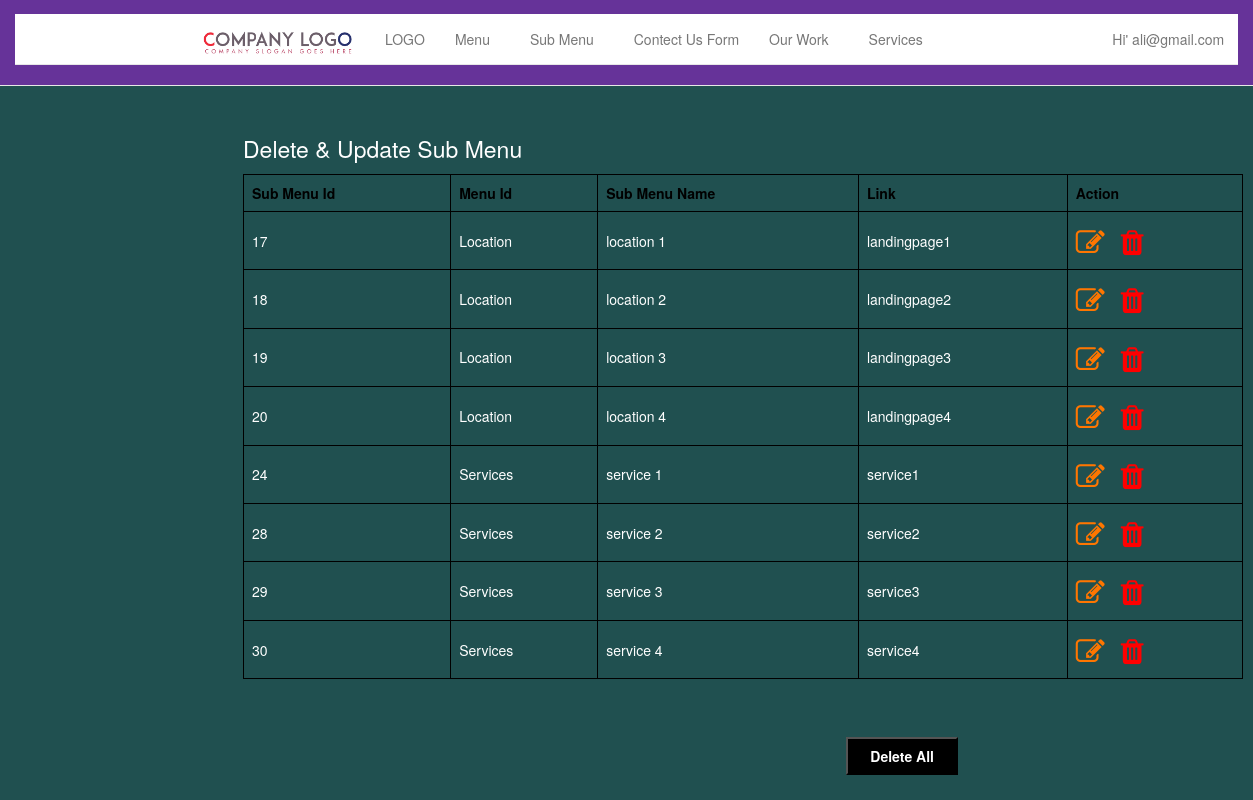
The page /admin/mange_sub_manu.php (signed in) on the database its author committed.
### tables this page shows
CREATE TABLE `users` (
  `userId` int(11) NOT NULL,
  `userName` varchar(30) NOT NULL,
  `userEmail` varchar(60) NOT NULL,
  `userPass` varchar(255) NOT NULL
);

CREATE TABLE `sub_manu` (
  `sub_manu_id` int(11) NOT NULL,
  `manu_id` int(11) NOT NULL,
  `sub_manu_name` varchar(20) NOT NULL,
  `sub_manu_link` varchar(30) NOT NULL
);

CREATE TABLE `manu` (
  `manu_id` int(11) NOT NULL,
  `manu_name` varchar(100) NOT NULL,
  `manu_icon` varchar(150) NOT NULL,
  `manu_icon_last` varchar(30) NOT NULL,
  `manu_link` varchar(30) NOT NULL
);

### admin/mange_sub_manu.php (the view, shortened to what this page needs)
<?php
include "config.php";
include "header.php";
?>
<!DOCTYPE html>
<html>
<head>
<link rel="stylesheet" href="https://cdnjs.cloudflare.com/ajax/libs/font-awesome/4.7.0/css/font-awesome.min.css">
</head>
<body>
<table style="width:1000px;  margin:125px 243px; ">
<caption style="color: #fff; font-size: 23px;">Delete & Update Sub Menu </caption>
<tr>
	<th>Sub Menu Id</th>
	<th>Menu Id</th>
	<th>Sub Menu Name</th>
	<th>Link</th>
	<th>Action</th>
</tr>
								<?php
									  $sql ="SELECT a.*, b.* FROM sub_manu a, manu b WHERE a.manu_id=b.manu_id";
									  $result = $conn->query($sql);
									  if ($result->num_rows > 0) {
									  while($row = $result->fetch_assoc()) {
									  $sub_manu_id 		= $row["sub_manu_id"];
									  $sub_manu_name 	= $row["sub_manu_name"];
									  $sub_manu_link	= $row['sub_manu_link'];
									  $manu_name		= $row['manu_name'];
								?>
					<tr>
						<td><?php echo $sub_manu_id; ?></td>
						<td><?php echo $manu_name; ?></td>
						<td><?php echo $sub_manu_name; ?> </td>
						<td><?php echo $sub_manu_link ?></td>
						<td>
							<a href="update_sub_manu.php?id=<?php echo $sub_manu_id; ?>"  style=" font-size: 29px;"><i class="fa fa-pencil-square-o" aria-hidden="true" style="color: #ff7600;"></i></a>
							<a href="del_sub_manu.php?id=<?php echo $sub_manu_id; ?>" onClick="return do_confirm();" style="margin-left:12px; font-size: 29px;"><i class="fa fa-trash" aria-hidden="true" style="color: red;"></i></a>
						</td>
					</tr>
					<?php }} ?>
</table>
					<?php
						$sql ="SELECT * FROM sub_manu ";
					    $result = $conn->query($sql);
						if ($result->num_rows > 0) {
						  while($row = $result->fetch_assoc()) {
						  $sub_manu_id = $row["sub_manu_id"];
				  ?>
						<a href="all_del_sub_manu.php?id=<?php echo $sub_manu_id; ?>" onClick="return do_confirm();">
							<input type="submit" name="submit" value="Delete All"  style="background-color: #000; color: #fff;">
						</a>
					<?php }} ?>
</body>
</html>

### admin/header.php (shortened to what this page needs)
<?php
	require_once 'dbconnect.php';
	$res=mysqli_query($conn,"SELECT * FROM users WHERE userId=".$_SESSION['user']);
	$userRow=mysqli_fetch_array($res);
?>
<!DOCTYPE html>
<html>
<head>
<link rel="stylesheet" href="assets/css/bootstrap.min.css" type="text/css"  />
<link rel="stylesheet" href="style.css" type="text/css" />
<link rel="stylesheet" href="https://cdnjs.cloudflare.com/ajax/libs/font-awesome/4.7.0/css/font-awesome.min.css">
</head>
<body style="background-color:rgb(32, 80, 80);">
	<nav class="navbar navbar-default navbar-fixed-top">
      <div class="container-fluid" style="    background: rebeccapurple;">
        <div class="navbar-header">
          <a class="navbar-brand" href="home.php"><img src="1.png"     width="169px"></a>
        </div>
        <div id="navbar" class="navbar-collapse collapse dropdown" style="margin-top:14px;">
			<div id="navbar">
					  <nav class="navbar navbar-default navbar-static-top" role="navigation">
						<div class="navbar-header">
						  <a class="navbar-brand"href="home.php"><img src="1.png" width="156px"></a>
						</div>
						<div class="collapse navbar-collapse" id="navbar-collapse-1" style="    background: white;">
						  <ul class="nav navbar-nav">
							<li><a href="mange_logo.php">LOGO</a></li>
							<li class="dropdown">
							  <a href="home.php" class="dropdown-toggle" data-toggle="dropdown">Menu<b class="caret"></b></a>
							</li>
							<li class="dropdown">
							  <a href="home.php" class="dropdown-toggle" data-toggle="dropdown">Sub Menu<b class="caret"></b></a>
							</li>
							<li><a href="mange_contact_us_form.php">Contect Us Form</a></li>
							<li class="dropdown">
							  <a href="home.php" class="dropdown-toggle" data-toggle="dropdown">Our Work<b class="caret"></b></a>
							</li>
							<li class="dropdown">
							  <a href="home.php" class="dropdown-toggle" data-toggle="dropdown">Services <b class="caret"></b></a>
							</li>
						  </ul>
						</div>
						 	<ul class="nav navbar-nav navbar-right">
					            <li class="dropdown" style="margin-top:-50px;">
					              <a href="#" class="dropdown-toggle" data-toggle="dropdown" role="button" aria-haspopup="true" aria-expanded="false">
								  <span class="glyphicon glyphicon-user"></span>&nbsp;Hi' <?php echo $userRow['userEmail']; ?>&nbsp;<span class="caret"></span></a>
					            </li>
					         </ul>
					  </nav>
				</div>
        </div>
      </div>
    </nav>

### admin/style.css (style rules this page uses)
* { margin:0; padding:0; }
@media (min-width: 768px) { #navbar { text-align: center; } }

### admin/header.php (style rules this page uses)
* { padding:0px; margin:0px; color: #fff; }
table, th,td { border: 1px solid black; border-collapse: collapse; }
th, td { padding: 8px; }

### admin/mange_sub_manu.php (style rules this page uses)
* { padding:0px; margin:0px; }
table, th,td { border: 1px solid black; border-collapse: collapse; }
th, td { padding: 8px; }
input { float: right; margin-right: 295px; margin-top: -67px; padding: 7px 22px; font-weight: 700; background-clip: padding-box; }
th { color: #000; }

### rows shown on the page
users: userEmail "ali@gmail.com"
sub_manu: sub_manu_id "17", manu.manu_name "Location", sub_manu_name "location 1", sub_manu_link "landingpage1"
sub_manu: sub_manu_id "18", manu.manu_name "Location", sub_manu_name "location 2", sub_manu_link "landingpage2"
sub_manu: sub_manu_id "19", manu.manu_name "Location", sub_manu_name "location 3", sub_manu_link "landingpage3"
sub_manu: sub_manu_id "20", manu.manu_name "Location", sub_manu_name "location 4", sub_manu_link "landingpage4"
sub_manu: sub_manu_id "24", manu.manu_name "Services", sub_manu_name "service 1", sub_manu_link "service1"
sub_manu: sub_manu_id "28", manu.manu_name "Services", sub_manu_name "service 2", sub_manu_link "service2"
sub_manu: sub_manu_id "29", manu.manu_name "Services", sub_manu_name "service 3", sub_manu_link "service3"
sub_manu: sub_manu_id "30", manu.manu_name "Services", sub_manu_name "service 4", sub_manu_link "service4"
